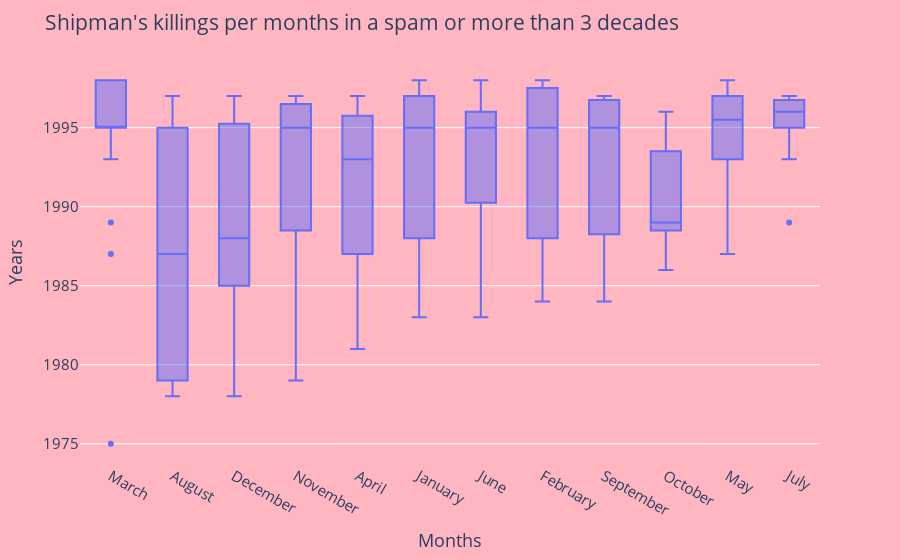

Source (notebook cell):
### Markdown cell above
Shipman killed most of his victims diring fall time, especially December.

### Code cell
month=df["Month"]
year = df["Year"]
fig = px.box(x=month, y=year)
fig.update_layout(title=dict(text="Shipman's killings per months in a spam or more than 3 decades"), font=dict(size=15))
fig.update_layout(paper_bgcolor="lightpink", plot_bgcolor="rgba(0,0,0,0)")


fig.update_layout(
   
    xaxis_title="Months",
    yaxis_title="Years ",
    legend_title="Legend Title"
    )






fig.show()

### Figure 1 — Plotly figure (JSON) as saved in the notebook; plotly's stock layout.template omitted (floating-point values rounded to 4 significant figures; data arrays with more than 128 entries replaced by an {"elided": "..."} marker saying what was removed)
{"data": [{"alignmentgroup": "True", "hovertemplate": "x=%{x}<br>y=%{y}<extra></extra>", "legendgroup": "", "marker": {"color": "#636efa"}, "name": "", "notched": false, "offsetgroup": "", "orientation": "v", "showlegend": false, "type": "box", "x": {"elided": "215 str values"}, "x0": " ", "xaxis": "x", "y": {"elided": "215 int values"}, "y0": " ", "yaxis": "y"}], "layout": {"boxmode": "group", "font": {"size": 15}, "legend": {"title": {"text": "Legend Title"}, "tracegroupgap": 0}, "margin": {"t": 60}, "paper_bgcolor": "lightpink", "plot_bgcolor": "rgba(0,0,0,0)", "title": {"text": "Shipman's killings per months in a spam or more than 3 decades"}, "xaxis": {"anchor": "y", "domain": [0, 1], "title": {"text": "Months"}}, "yaxis": {"anchor": "x", "domain": [0, 1], "title": {"text": "Years "}}}}
